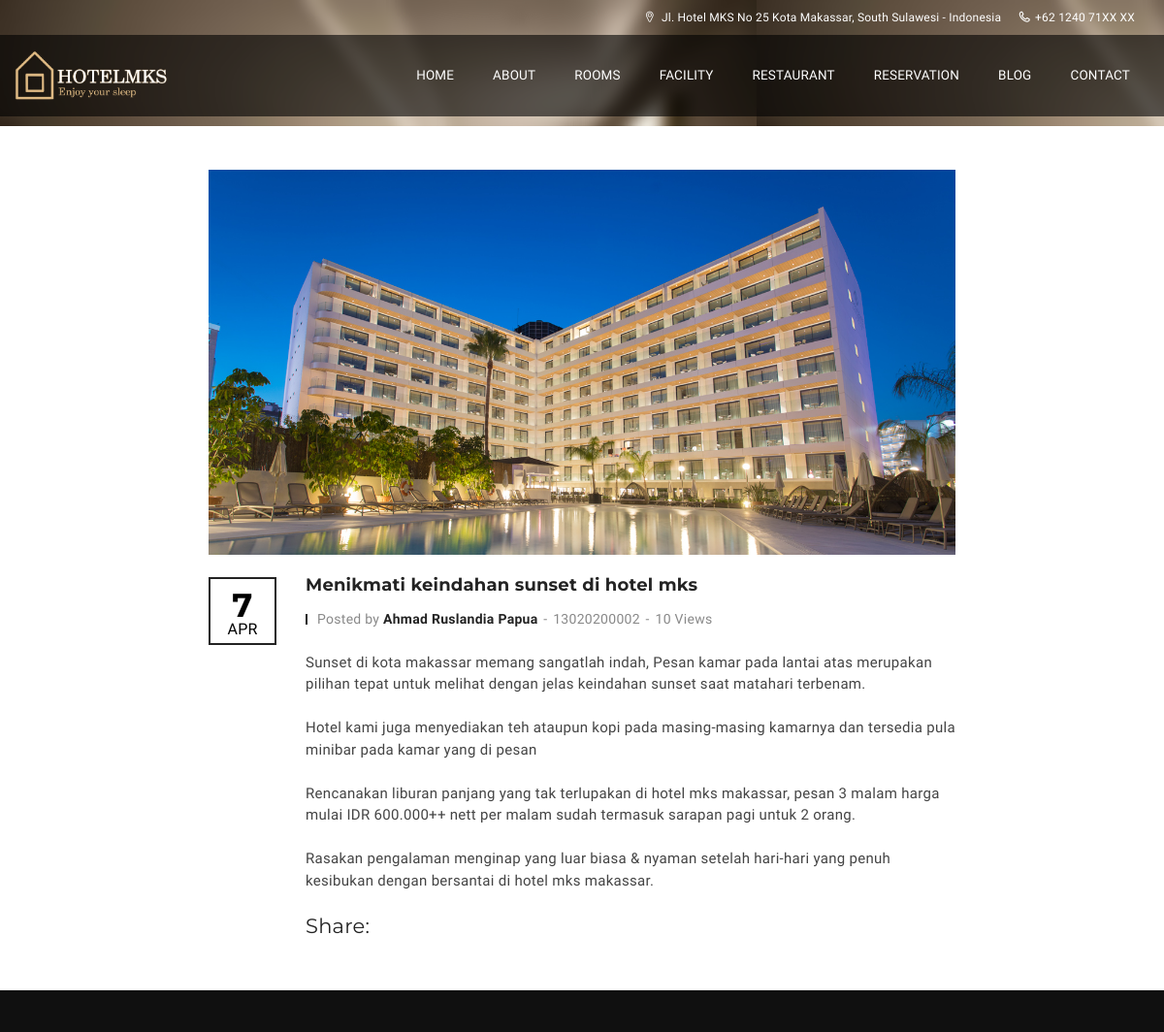
Screenshot of /blog/menikmati-keindahan-sunset-di-hotel-mks with the database file from the repository.
### tables this page shows
CREATE TABLE `kontak` (
  `kd_kontak` int(11) NOT NULL,
  `des` text NOT NULL,
  `alamat` text NOT NULL,
  `telp` text NOT NULL,
  `email` text NOT NULL
);

CREATE TABLE `tulisan` (
  `tulisan_id` int(11) NOT NULL,
  `tulisan_judul` varchar(100) DEFAULT NULL,
  `tulisan_isi` longtext,
  `tulisan_tanggal` timestamp NULL DEFAULT CURRENT_TIMESTAMP,
  `tulisan_kategori_id` int(11) DEFAULT NULL,
  `tulisan_kategori_nama` varchar(30) DEFAULT NULL,
  `tulisan_views` int(11) DEFAULT '0',
  `tulisan_gambar` varchar(40) DEFAULT NULL,
  `tulisan_pengguna_id` int(11) DEFAULT NULL,
  `tulisan_author` varchar(40) DEFAULT NULL,
  `tulisan_slug` varchar(250) NOT NULL,
  `tulisan_deskripsi` text NOT NULL,
  `tulisan_lang` varchar(20) DEFAULT NULL
);

### application/controllers/Blog.php (called while the page is built, shortened)
<?php
class Blog extends CI_Controller{
	function __construct(){
		$this->load->model('M_tulisan','m_tulisan');
		$this->load->model('M_kategori','m_kategori');
		$this->load->model('M_pengunjung','m_pengunjung');
	}
	function detail($slug){
		    $data=$this->m_tulisan->get_berita_by_slug_id($slug);
		    if($data->num_rows() > 0){
		        $q=$data->row_array();
    			$kode=$q['tulisan_id'];
    			$this->m_tulisan->count_views($kode);
    			$x['data']=$this->m_tulisan->get_blog_by_kode($kode);
    			$x['jum_views']=$this->m_tulisan->jum_views($kode);
    			$this->load->view('frontend/blog_detail_view',$x);
		    }else{
		        redirect('blog');
		    }
	}
}

### index.php (called while the page is built, shortened)
<?php
require_once BASEPATH.'core/CodeIgniter.php';

### application/models/M_tulisan.php (called while the page is built, shortened)
<?php
class M_tulisan extends CI_Model{
	function get_blog_by_kode($kode){
		$hsl=$this->db->query("SELECT tulisan.*,DATE_FORMAT(tulisan_tanggal,'%d %M %Y') AS tanggal,kategori_slug,DAY(tulisan_tanggal) AS hari,LEFT(DATE_FORMAT(tulisan_tanggal,'%M'),3) AS bulan FROM tulisan JOIN kategori ON kategori_id=tulisan_kategori_id WHERE tulisan_id='$kode'");
		return $hsl;
	}
	function count_views($kode){
        $user_ip=$_SERVER['REMOTE_ADDR'];
        $cek_ip=$this->db->query("SELECT * FROM post_views WHERE views_ip='$user_ip' AND views_tulisan_id='$kode' AND DATE(views_tanggal)=CURDATE()");
        if($cek_ip->num_rows() <= 0){
            $this->db->trans_start();
				$this->db->query("INSERT INTO post_views (views_ip,views_tulisan_id) VALUES('$user_ip','$kode')");
				$this->db->query("UPDATE tulisan SET tulisan_views=tulisan_views+1 where tulisan_id='$kode'");
			$this->db->trans_complete();
			if($this->db->trans_status()==TRUE){
				return TRUE;
			}else{
				return FALSE;
			}
        }
    }
    function get_berita_by_slug_id($slug){
		$hsl=$this->db->query("SELECT tulisan.*,DATE_FORMAT(tulisan_tanggal,'%d %M %Y') AS tanggal FROM tulisan where tulisan_slug='$slug' AND tulisan_lang='id'");
		return $hsl;
	}
}

### application/views/frontend/blog_detail_view.php (the view, shortened to what this page needs)
<!DOCTYPE html>
<html lang="en">
<head>
    <?php
      $b=$data->row_array();
      $img=base_url().'assets/images/'.$b['tulisan_gambar'];
      $title=$b['tulisan_judul'];
    ?>
    <link rel="stylesheet" type="text/css" href="<?php echo base_url().'theme/css/lib/font-awesome.min.css'?>">
    <link rel="stylesheet" type="text/css" href="<?php echo base_url().'theme/css/lib/font-lotusicon.css'?>">
    <link rel="stylesheet" type="text/css" href="<?php echo base_url().'theme/css/lib/bootstrap.min.css'?>">
    <link rel="stylesheet" type="text/css" href="<?php echo base_url().'theme/css/lib/owl.carousel.css'?>">
    <link rel="stylesheet" type="text/css" href="<?php echo base_url().'theme/css/lib/jquery-ui.min.css'?>">
    <link rel="stylesheet" type="text/css" href="<?php echo base_url().'theme/css/lib/magnific-popup.css'?>">
    <link rel="stylesheet" type="text/css" href="<?php echo base_url().'theme/css/lib/settings.css'?>">
    <link rel="stylesheet" type="text/css" href="<?php echo base_url().'theme/css/lib/bootstrap-select.min.css'?>">
    <link rel="stylesheet" type="text/css" href="<?php echo base_url().'theme/css/helper.css'?>">
    <link rel="stylesheet" type="text/css" href="<?php echo base_url().'theme/css/custom.css'?>">
    <link rel="stylesheet" type="text/css" href="<?php echo base_url().'theme/css/responsive.css'?>">
    <link rel="stylesheet" type="text/css" href="<?php echo base_url().'theme/css/style.css'?>">
    <link rel="stylesheet" href="<?php echo base_url().'theme/css/jssocials.css'?>">
    <link rel="stylesheet" href="<?php echo base_url().'theme/css/jssocials-theme-flat.css'?>">
</head>
<body>
    <div id="page-wrap">
        <header id="header" class="header-v2">
           <?php $this->load->view('frontend/headertop');?>
        </header>
        <section class="section-sub-banner bg-9">
            <div class="sub-banner">
                <div class="container">
                    <div class="text text-center">
                    </div>
                </div>
            </div>
        </section>
        <section class="section-blog bg-white">
            <div class="container">
                <div class="blog">
                    <div class="row">
                        <div class="col-md-8 col-md-offset-2">
                            <div class="blog-content">
                                <article class="post post-single">
                                    <div class="entry-media">
                                        <img src="<?php echo $img;?>" alt="<?php echo $title;?>">
                                        <span class="posted-on"><strong><?php echo $b['hari'];?></strong><?php echo $b['bulan'];?></span>
                                    </div>
                                    <div class="entry-header">
                                        <h2 class="entry-title"><?php echo $title;?></h2>
                                        <p class="entry-meta">
                                            <span class="entry-author">
                                                <span class="screen-reader-text">Posted by </span>
                                                <a href="#" class="entry-author-link">
                                                    <span class="entry-author-name"><?php echo $b['tulisan_author'];?></span>
                                                </a>
                                            </span>
                                            <span class="entry-categories">
                                                <a href="#"><?php echo $b['tulisan_kategori_nama'];?></a>
                                            </span>
                                            <span class="entry-comments-link">
                                                <a href="#"><?php echo $jum_views->num_rows().' Views';?></a>
                                            </span>
                                        </p>
                                    </div>
                                    <div class="entry-content"><?php echo $b['tulisan_isi'];?></div>
                                    <div class="entry-share" style="margin-top: 20px;margin-left: 13%;">
                                        <h4>Share:</h4>
                                    </div>
                                </article>
                            </div>
                        </div>
                    </div>
                </div>
            </div>
        </section>
    </div>
</body>
</html>

### application/views/frontend/headertop.php
<div class="header_top">
             <div class="container">
                 <div class="header_left float-right">
		<?php
			$sql=$this->db->query("SELECT * from kontak");
			$header=$sql->row_array();
		?>
                     <span><i class="lotus-icon-location"></i> <?php echo $header['alamat']?></span>
                     <span><i class="lotus-icon-phone"></i><?php echo $header['telp']?></span>
                 </div>
             </div>
         </div>

### rows the page displays
kontak: alamat "Jl. Hotel MKS No 25 Kota Makassar, South Sulawesi - Indonesia", telp "+62 1240 71XX XX"
tulisan: tulisan_gambar (picture), tulisan_judul "Menikmati keindahan sunset di hotel mks", tulisan_author "Ahmad Ruslandia Papua", tulisan_kategori_nama "13020200002", tulisan_isi "Sunset di kota makassar memang sangatlah indah, Pesan kamar pada lantai atas merupakan pilihan tepat untuk melihat dengan jelas keindahan sunset saat matahari terbenam. Hotel kami juga menyediakan teh ataupun kopi pada masing-masing kamarnya dan tersedia pula minibar pada kamar yang di pesan Rencanakan liburan panjang yang tak terlupakan di hotel mks makassar, pesan 3 malam harga mulai IDR 600.000++ nett per malam sudah termasuk sarapan pagi untuk 2 orang. Rasakan pengalaman menginap yang luar biasa & nyaman setelah hari-hari yang penuh kesibukan dengan bersantai di hotel mks makassar."

### other values shown
$b['hari'] "7"
$b['bulan'] "APR"
$jum_views->num_rows() "10"
